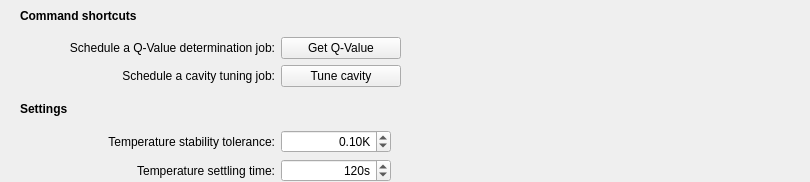
<?xml version="1.0" encoding="UTF-8"?>
<ui version="4.0">
 <class>Form</class>
 <widget class="QWidget" name="Form">
  <property name="geometry">
   <rect>
    <x>0</x>
    <y>0</y>
    <width>810</width>
    <height>182</height>
   </rect>
  </property>
  <property name="windowTitle">
   <string>Form</string>
  </property>
  <layout class="QGridLayout" name="gridLayout">
   <property name="leftMargin">
    <number>0</number>
   </property>
   <property name="topMargin">
    <number>0</number>
   </property>
   <property name="rightMargin">
    <number>0</number>
   </property>
   <property name="bottomMargin">
    <number>0</number>
   </property>
   <item row="0" column="0">
    <layout class="QGridLayout" name="layout" columnstretch="1,2">
     <property name="leftMargin">
      <number>20</number>
     </property>
     <property name="rightMargin">
      <number>20</number>
     </property>
     <item row="4" column="0">
      <widget class="QLabel" name="labelT_tolerance">
       <property name="sizePolicy">
        <sizepolicy hsizetype="Expanding" vsizetype="Preferred">
         <horstretch>0</horstretch>
         <verstretch>0</verstretch>
        </sizepolicy>
       </property>
       <property name="toolTip">
        <string>&lt;html&gt;&lt;head/&gt;&lt;body&gt;&lt;p&gt;Maximum fluctuations allowed for the temperature to be considered stable.&lt;/p&gt;&lt;/body&gt;&lt;/html&gt;</string>
       </property>
       <property name="text">
        <string>Temperature stability tolerance:</string>
       </property>
       <property name="alignment">
        <set>Qt::AlignRight|Qt::AlignTrailing|Qt::AlignVCenter</set>
       </property>
      </widget>
     </item>
     <item row="5" column="0">
      <widget class="QLabel" name="labelT_settling">
       <property name="sizePolicy">
        <sizepolicy hsizetype="Expanding" vsizetype="Preferred">
         <horstretch>0</horstretch>
         <verstretch>0</verstretch>
        </sizepolicy>
       </property>
       <property name="toolTip">
        <string>&lt;html&gt;&lt;head/&gt;&lt;body&gt;&lt;p&gt;Settling time for the temperature after fluctuations are within the tolerance.&lt;/p&gt;&lt;/body&gt;&lt;/html&gt;</string>
       </property>
       <property name="text">
        <string>Temperature settling time:</string>
       </property>
       <property name="alignment">
        <set>Qt::AlignRight|Qt::AlignTrailing|Qt::AlignVCenter</set>
       </property>
      </widget>
     </item>
     <item row="5" column="1" alignment="Qt::AlignLeft">
      <widget class="ScienDSpinBox" name="lineEditT_settling">
       <property name="minimumSize">
        <size>
         <width>110</width>
         <height>0</height>
        </size>
       </property>
       <property name="maximumSize">
        <size>
         <width>110</width>
         <height>16777215</height>
        </size>
       </property>
       <property name="toolTip">
        <string>&lt;html&gt;&lt;head/&gt;&lt;body&gt;&lt;p&gt;Settling time for the temperature after fluctuations are within the tolerance.&lt;/p&gt;&lt;/body&gt;&lt;/html&gt;</string>
       </property>
       <property name="alignment">
        <set>Qt::AlignRight|Qt::AlignTrailing|Qt::AlignVCenter</set>
       </property>
       <property name="suffix">
        <string>s</string>
       </property>
       <property name="decimals">
        <number>0</number>
       </property>
       <property name="maximum">
        <double>99999.000000000000000</double>
       </property>
       <property name="value">
        <double>120.000000000000000</double>
       </property>
      </widget>
     </item>
     <item row="1" column="0">
      <widget class="QLabel" name="label_3">
       <property name="text">
        <string>Schedule a Q-Value determination job:</string>
       </property>
       <property name="alignment">
        <set>Qt::AlignRight|Qt::AlignTrailing|Qt::AlignVCenter</set>
       </property>
      </widget>
     </item>
     <item row="4" column="1" alignment="Qt::AlignLeft">
      <widget class="ScienDSpinBox" name="lineEditT_tolerance">
       <property name="minimumSize">
        <size>
         <width>110</width>
         <height>0</height>
        </size>
       </property>
       <property name="maximumSize">
        <size>
         <width>110</width>
         <height>16777215</height>
        </size>
       </property>
       <property name="toolTip">
        <string>&lt;html&gt;&lt;head/&gt;&lt;body&gt;&lt;p&gt;Maximum fluctuations allowed for the temperature to be considered stable.&lt;/p&gt;&lt;/body&gt;&lt;/html&gt;</string>
       </property>
       <property name="alignment">
        <set>Qt::AlignRight|Qt::AlignTrailing|Qt::AlignVCenter</set>
       </property>
       <property name="suffix">
        <string>K</string>
       </property>
       <property name="value">
        <double>0.100000000000000</double>
       </property>
      </widget>
     </item>
     <item row="2" column="0">
      <widget class="QLabel" name="label_4">
       <property name="text">
        <string>Schedule a cavity tuning job:</string>
       </property>
       <property name="alignment">
        <set>Qt::AlignRight|Qt::AlignTrailing|Qt::AlignVCenter</set>
       </property>
      </widget>
     </item>
     <item row="0" column="0" colspan="2">
      <widget class="QLabel" name="labelCustomXeprControl">
       <property name="font">
        <font>
         <weight>75</weight>
         <bold>true</bold>
        </font>
       </property>
       <property name="text">
        <string>Command shortcuts</string>
       </property>
      </widget>
     </item>
     <item row="3" column="0" colspan="2">
      <widget class="QLabel" name="labelTempControl">
       <property name="font">
        <font>
         <weight>75</weight>
         <bold>true</bold>
        </font>
       </property>
       <property name="text">
        <string>Settings</string>
       </property>
      </widget>
     </item>
     <item row="1" column="1" alignment="Qt::AlignLeft">
      <widget class="QPushButton" name="qValueButton">
       <property name="minimumSize">
        <size>
         <width>120</width>
         <height>0</height>
        </size>
       </property>
       <property name="maximumSize">
        <size>
         <width>120</width>
         <height>16777215</height>
        </size>
       </property>
       <property name="text">
        <string>Get Q-Value</string>
       </property>
      </widget>
     </item>
     <item row="2" column="1" alignment="Qt::AlignLeft">
      <widget class="QPushButton" name="tuneButton">
       <property name="minimumSize">
        <size>
         <width>120</width>
         <height>0</height>
        </size>
       </property>
       <property name="maximumSize">
        <size>
         <width>120</width>
         <height>16777215</height>
        </size>
       </property>
       <property name="text">
        <string>Tune cavity</string>
       </property>
      </widget>
     </item>
    </layout>
   </item>
  </layout>
 </widget>
 <customwidgets>
  <customwidget>
   <class>ScienDSpinBox</class>
   <extends>QDoubleSpinBox</extends>
   <header>customxepr.utils.scientific_spinbox.h</header>
  </customwidget>
 </customwidgets>
 <resources/>
 <connections/>
</ui>
